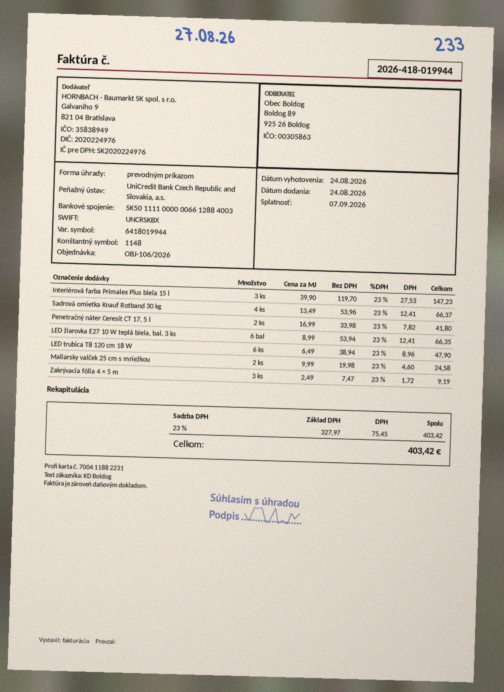
#> input picture testdata/ocr/samples/heldout-07-hornbach-kd.scan.jpg, 1007 x 1383 px (shown at 1/2 size)
$ python -i normalise.py   (imports and definitions only)
#> lines starting #> are read from the running program, lines starting #| are printed output that depends on the picture; after the words box and inside, x2 and y2 are one past the last pixel; in counts of white or black regions, pixels touching at a corner belong together
#> further down, picture is the input picture: PIL image 1007x1383 RGB; mean R, G, B 208.3, 200.6, 187.3
"""Preparing a page for OCR (plan §8.2 step 1, §8.1 conclusion 1): grayscale, upscaled to
about 300 dpi (Tesseract needs it: the four anchor photos are about 90 dpi), autocontrast, and
straightened by the angle of its text lines, its dark bars inverted (white text on dark is
lost to Tesseract). The result is the page the check step shows, so the words' boxes are in
its pixels. A page whose words come from a text layer is only made grayscale and contrasted.

The angle comes from the projection profile: on a small binarised copy, the turn under which
the rows of ink are sharpest (their sums vary most) is the text's angle; it is looked for
within ±5° in quarter degrees, then refined to a twentieth of a degree.
"""

from collections import deque
from dataclasses import dataclass

import numpy as np
import numpy.typing as npt
from PIL import Image, ImageOps

TARGET_DPI = 300
UPSCALE_BELOW = 250
"""Pages under this resolution are upscaled to `TARGET_DPI`."""
MAX_SIDE = 5000
"""A page is never made larger than this on its longer side."""
MAX_ANGLE = 5.0
_PROFILE_WIDTH = 900


@dataclass(frozen=True, slots=True)
class Normalised:
    image: Image.Image
    dpi: int
    scale: float
    """How much the page was enlarged."""
    angle: float
    """Degrees it was turned (counter-clockwise) to straighten its lines."""


def _sharpness(ink: npt.NDArray[np.bool_]) -> float:
    rows = ink.sum(axis=1, dtype=np.float64)
    return float(np.var(np.diff(rows)))


def skew_angle(image: Image.Image) -> float:
    """The angle (degrees, counter-clockwise) that straightens the page's text lines."""
    gray = image.convert("L")
    factor = _PROFILE_WIDTH / gray.width
    small = gray.resize(
        (_PROFILE_WIDTH, max(1, round(gray.height * factor))), Image.Resampling.BILINEAR
    )
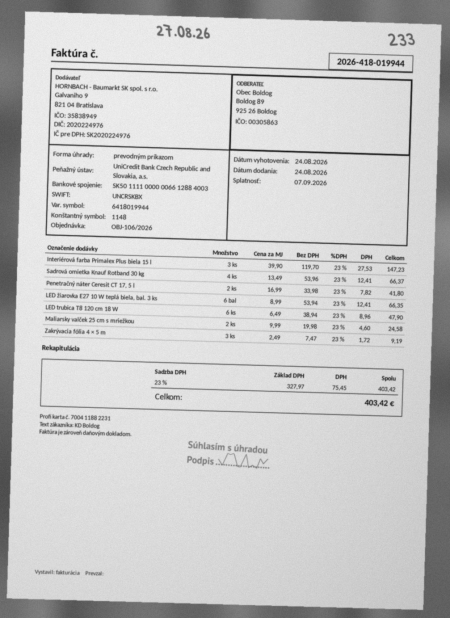
#> small: PIL image 900x1236 L (shown at 1/2 size); min 14, max 246, mean 201.4
    pixels = np.asarray(small, dtype=np.uint8)
    threshold = min(200, int(pixels.mean() - pixels.std()))
#> threshold = 157
    binary = Image.fromarray(((pixels < threshold) * 255).astype(np.uint8), "L")
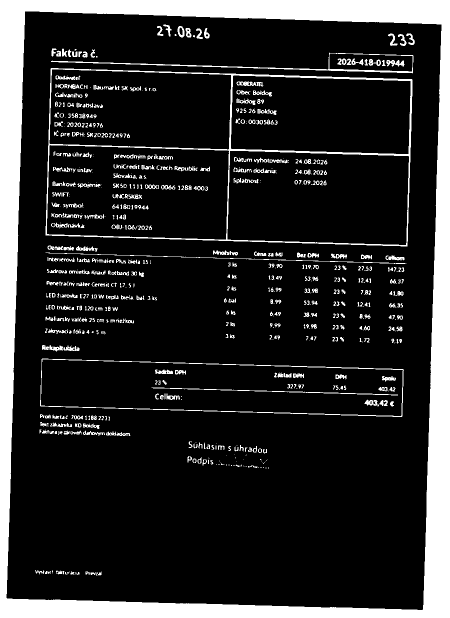
#> binary: PIL image 900x1236 L (shown at 1/2 size); 16.5% white; 736 white regions (212 under 20 px), largest, box (x1, y1, x2, y2) and area: (0, 0, 900, 1236) 134929, (91, 136, 825, 493) 9878, (80, 717, 808, 834) 2996

    def score(angle: float) -> float:
#> called with angle = -5
        turned = binary.rotate(angle, resample=Image.Resampling.NEAREST, fillcolor=0)
#> turned: PIL image 900x1236 L; 13.3% white; 705 white regions (206 under 20 px), largest, box (x1, y1, x2, y2) and area: (794, 356, 900, 1236) 31176, (0, 0, 102, 857) 28397, (189, 0, 900, 85) 22485
        return _sharpness(np.asarray(turned) > 0)
#> in _sharpness, `rows = ink.sum(axis=1, dtype=np.float64)`: rows = 1236 values, max 451 at index 35, min 41 at index 864, mean 119.3

    coarse = [a / 4 for a in range(int(-MAX_ANGLE * 4), int(MAX_ANGLE * 4) + 1)]
    best = max(coarse, key=score)
#> in score (call 36), `turned = binary.rotate(angle, resample=Image.Resampling.NEAREST, fillc..`:
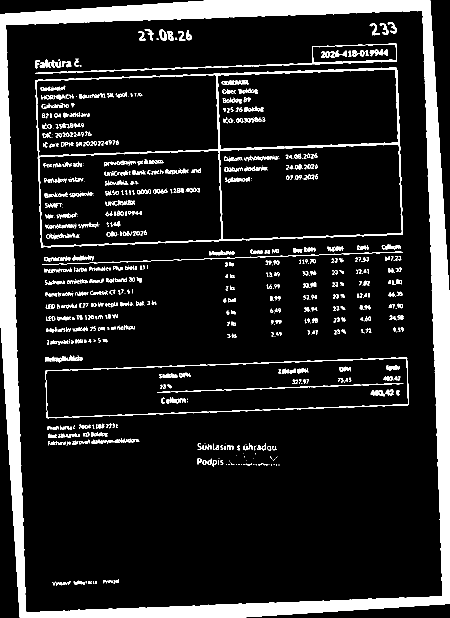
#> turned: PIL image 900x1236 L (shown at 1/2 size); 13.3% white; 712 white regions (204 under 20 px), largest, box (x1, y1, x2, y2) and area: (0, 0, 900, 1236) 98965, (70, 135, 806, 495) 9885, (90, 714, 818, 837) 2998
#> in score (call 37), `turned = binary.rotate(angle, resample=Image.Resampling.NEAREST, fillc..`:
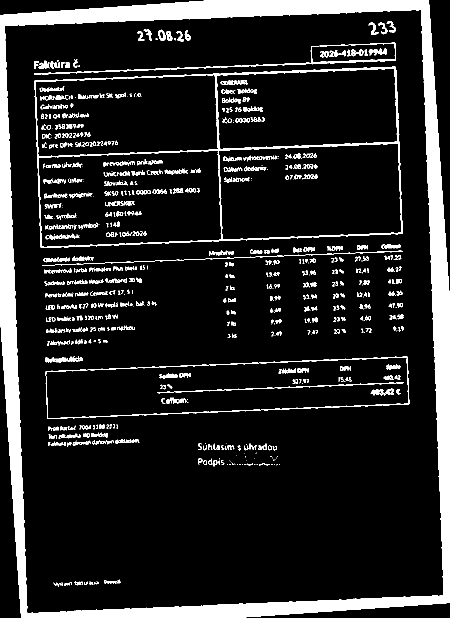
#> turned: PIL image 900x1236 L (shown at 1/2 size); 13.1% white; 720 white regions (211 under 20 px), largest, box (x1, y1, x2, y2) and area: (0, 0, 900, 1236) 96716, (68, 133, 806, 496) 9885, (91, 713, 819, 838) 3002
#> in score (call 38), `turned = binary.rotate(angle, resample=Image.Resampling.NEAREST, fillc..`:
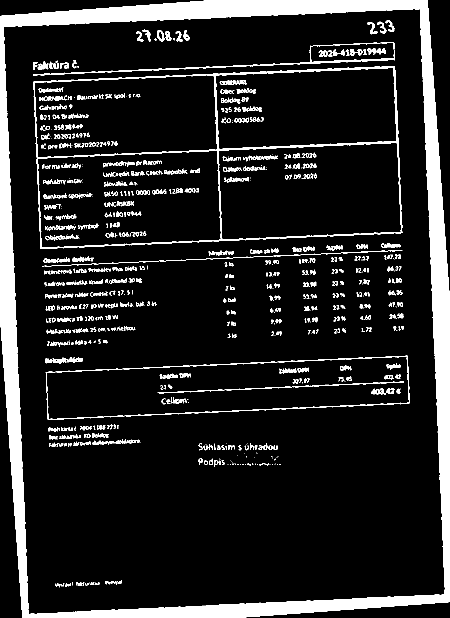
#> turned: PIL image 900x1236 L (shown at 1/2 size); 12.9% white; 709 white regions (201 under 20 px), largest, box (x1, y1, x2, y2) and area: (0, 0, 900, 1236) 94520, (66, 132, 805, 498) 9880, (91, 711, 820, 840) 3004
#> in score (call 39), `turned = binary.rotate(angle, resample=Image.Resampling.NEAREST, fillc..`:
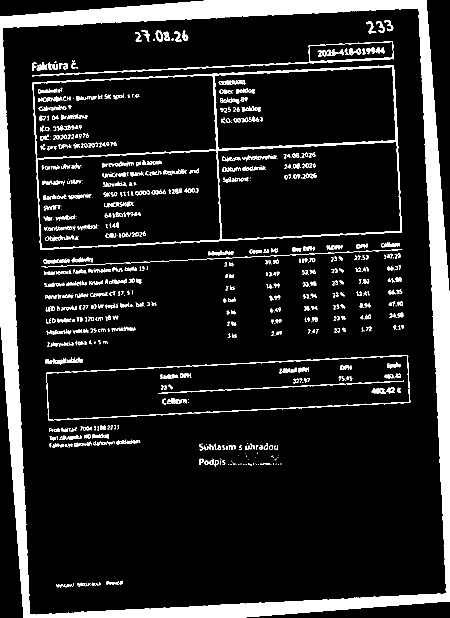
#> turned: PIL image 900x1236 L (shown at 1/2 size); 12.7% white; 708 white regions (205 under 20 px), largest, box (x1, y1, x2, y2) and area: (0, 0, 900, 1236) 92323, (64, 130, 804, 500) 9900, (92, 710, 821, 841) 2996
#> in score (call 40), `turned = binary.rotate(angle, resample=Image.Resampling.NEAREST, fillc..`:
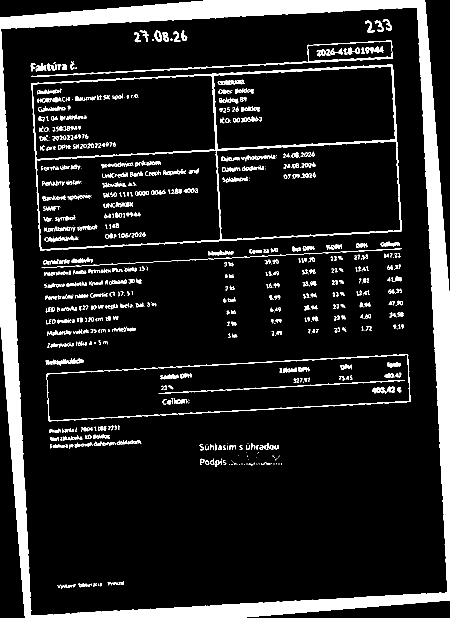
#> turned: PIL image 900x1236 L (shown at 1/2 size); 12.5% white; 714 white regions (207 under 20 px), largest, box (x1, y1, x2, y2) and area: (0, 0, 900, 1236) 90117, (62, 129, 804, 501) 9869, (93, 708, 822, 843) 2999
#> best = 1.75
    fine = [best + a / 20 for a in range(-5, 6)]
#> fine = [1.5, 1.55, 1.6, 1.65, 1.7, 1.75, 1.8, 1.85, 1.9, 1.95, 2]
    angle: float = max(fine, key=score)
#> angle = 1.7
    return round(angle, 2)


# [24 lines left out: function normalise, not called in this run]


# Dark bars ----------------------------------------------------------------------------------

BAR_BLOCK = 8
BAR_DARK = 110


# [43 lines left out: function invert_bars, not called in this run]

>>> from PIL import Image
>>> picture = Image.open('../../../testdata/ocr/samples/heldout-07-hornbach-kd.scan.jpg')
>>> result = skew_angle(picture)
#> result = 1.7

$ run again, on testdata/ocr/samples/heldout-10-bvs-water-ocu-noise.scan.jpg
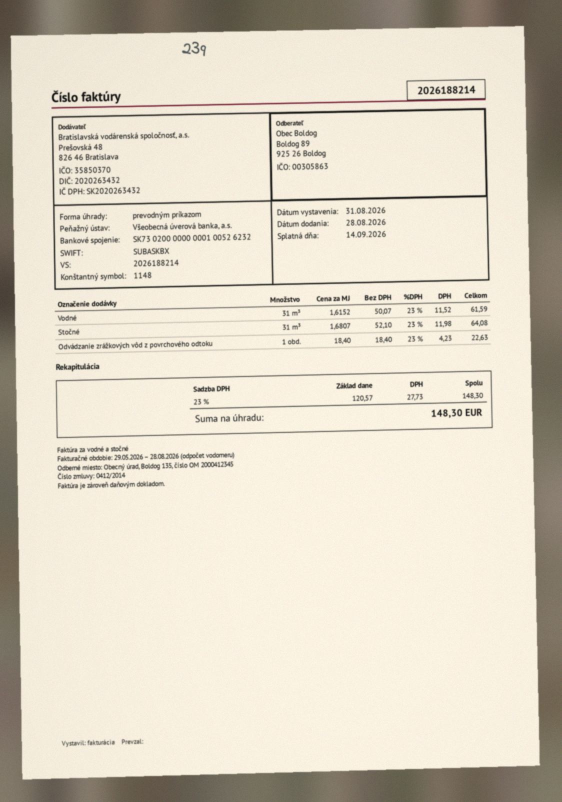
#> input picture testdata/ocr/samples/heldout-10-bvs-water-ocu-noise.scan.jpg, 1123 x 1604 px (shown at 1/2 size)
#> picture is the input picture: PIL image 1123x1604 RGB; mean R, G, B 220.6, 213, 196.2
#> threshold = 161
#> in skew_angle, `binary = Image.fromarray(((pixels < threshold) * 255).astype(np.uint8)..`:
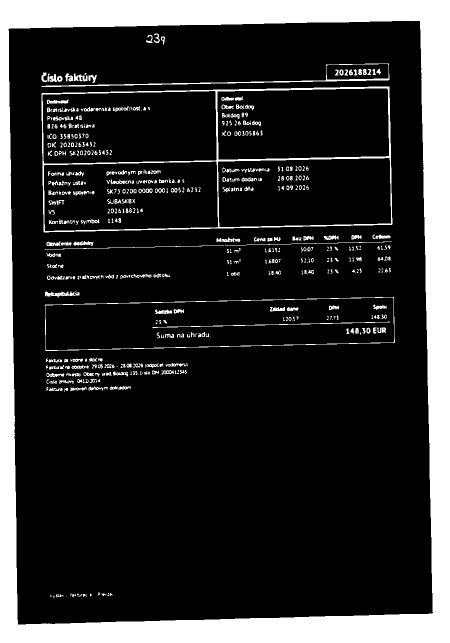
#> binary: PIL image 900x1285 L (shown at 1/2 size); 18.2% white; 533 white regions (136 under 20 px), largest, box (x1, y1, x2, y2) and area: (0, 0, 900, 1285) 173663, (83, 173, 785, 465) 9104, (89, 594, 790, 702) 2273
#> turned: PIL image 900x1285 L; 14.1% white; 513 white regions (132 under 20 px), largest, box (x1, y1, x2, y2) and area: (0, 0, 900, 1285) 125889, (104, 156, 819, 480) 9113, (87, 578, 791, 715) 2274
#> rows = 1285 values, max 695 at index 1261, min 27 at index 81, mean 126.6
#> turned: PIL image 900x1285 L; 14.2% white; 517 white regions (132 under 20 px), largest, box (x1, y1, x2, y2) and area: (0, 0, 900, 1285) 127773, (103, 157, 817, 478) 9108, (87, 579, 791, 714) 2275
#> turned: PIL image 900x1285 L; 14.4% white; 524 white regions (141 under 20 px), largest, box (x1, y1, x2, y2) and area: (0, 0, 900, 1285) 129682, (102, 159, 815, 477) 9111, (87, 581, 791, 712) 2271
#> turned: PIL image 900x1285 L; 14.6% white; 516 white regions (127 under 20 px), largest, box (x1, y1, x2, y2) and area: (0, 0, 900, 1285) 131669, (101, 160, 813, 475) 9110, (88, 582, 791, 711) 2275
#> turned: PIL image 900x1285 L; 14.7% white; 519 white regions (128 under 20 px), largest, box (x1, y1, x2, y2) and area: (0, 0, 900, 1285) 133718, (100, 162, 811, 474) 9109, (88, 584, 791, 710) 2274
#> turned: PIL image 900x1285 L; 14.9% white; 517 white regions (130 under 20 px), largest, box (x1, y1, x2, y2) and area: (0, 0, 900, 1285) 135887, (99, 163, 809, 472) 9112, (88, 586, 790, 708) 2267
#> turned: PIL image 900x1285 L; 15.1% white; 525 white regions (133 under 20 px), largest, box (x1, y1, x2, y2) and area: (0, 0, 900, 1285) 138152, (99, 165, 807, 471) 9095, (88, 587, 790, 707) 2270
#> turned: PIL image 900x1285 L; 15.3% white; 521 white regions (132 under 20 px), largest, box (x1, y1, x2, y2) and area: (0, 0, 900, 1285) 140587, (98, 166, 805, 469) 9113, (88, 589, 790, 705) 2279
#> turned: PIL image 900x1285 L; 15.5% white; 529 white regions (135 under 20 px), largest, box (x1, y1, x2, y2) and area: (0, 0, 900, 1285) 142961, (97, 167, 803, 468) 9114, (88, 590, 790, 704) 2274
#> turned: PIL image 900x1285 L; 15.8% white; 510 white regions (130 under 20 px), largest, box (x1, y1, x2, y2) and area: (0, 0, 900, 1285) 145431, (96, 169, 801, 466) 9110, (89, 592, 790, 702) 2279
#> turned: PIL image 900x1285 L; 16% white; 526 white regions (135 under 20 px), largest, box (x1, y1, x2, y2) and area: (0, 0, 900, 1285) 147905, (95, 170, 799, 465) 9111, (89, 593, 790, 701) 2274
#> turned: PIL image 900x1285 L; 16.2% white; 525 white regions (132 under 20 px), largest, box (x1, y1, x2, y2) and area: (0, 0, 900, 1285) 150365, (94, 172, 797, 463) 9111, (89, 595, 790, 699) 2274
#> turned: PIL image 900x1285 L; 16.4% white; 523 white regions (135 under 20 px), largest, box (x1, y1, x2, y2) and area: (0, 0, 900, 1285) 152888, (93, 174, 795, 462) 9095, (89, 596, 789, 698) 2274
#> turned: PIL image 900x1285 L; 16.6% white; 528 white regions (132 under 20 px), largest, box (x1, y1, x2, y2) and area: (0, 0, 900, 1285) 155398, (93, 175, 793, 460) 9111, (89, 598, 789, 696) 2270
#> turned: PIL image 900x1285 L; 16.8% white; 532 white regions (135 under 20 px), largest, box (x1, y1, x2, y2) and area: (0, 0, 900, 1285) 157961, (92, 177, 792, 459) 9107, (89, 600, 789, 695) 2274
#> turned: PIL image 900x1285 L; 17.1% white; 527 white regions (134 under 20 px), largest, box (x1, y1, x2, y2) and area: (0, 0, 900, 1285) 160506, (91, 178, 790, 458) 9106, (89, 601, 789, 695) 2273
#> turned: PIL image 900x1285 L; 17.3% white; 526 white regions (131 under 20 px), largest, box (x1, y1, x2, y2) and area: (0, 0, 900, 1285) 163090, (90, 178, 789, 459) 9106, (90, 599, 789, 696) 2273
#> turned: PIL image 900x1285 L; 17.5% white; 531 white regions (136 under 20 px), largest, box (x1, y1, x2, y2) and area: (0, 0, 900, 1285) 165713, (88, 177, 788, 460) 9103, (89, 598, 790, 698) 2274
#> turned: PIL image 900x1285 L; 17.7% white; 532 white regions (136 under 20 px), largest, box (x1, y1, x2, y2) and area: (0, 0, 900, 1285) 168364, (87, 176, 787, 462) 9104, (89, 597, 790, 699) 2273
#> turned: PIL image 900x1285 L; 18% white; 533 white regions (136 under 20 px), largest, box (x1, y1, x2, y2) and area: (0, 0, 900, 1285) 170994, (85, 174, 786, 463) 9104, (89, 595, 790, 701) 2273
#> turned: PIL image 900x1285 L; 18% white; 533 white regions (136 under 20 px), largest, box (x1, y1, x2, y2) and area: (0, 0, 900, 1285) 170995, (81, 172, 784, 467) 9104, (89, 593, 790, 704) 2273
#> turned: PIL image 900x1285 L; 17.7% white; 533 white regions (136 under 20 px), largest, box (x1, y1, x2, y2) and area: (0, 0, 900, 1285) 168363, (79, 170, 783, 468) 9104, (89, 591, 790, 705) 2273
#> turned: PIL image 900x1285 L; 17.5% white; 533 white regions (135 under 20 px), largest, box (x1, y1, x2, y2) and area: (0, 0, 900, 1285) 165715, (77, 169, 782, 470) 9104, (89, 590, 791, 707) 2274
#> turned: PIL image 900x1285 L; 17.3% white; 533 white regions (139 under 20 px), largest, box (x1, y1, x2, y2) and area: (0, 0, 900, 1285) 163096, (75, 167, 782, 471) 9105, (89, 588, 791, 708) 2273
#> turned: PIL image 900x1285 L; 17.1% white; 529 white regions (135 under 20 px), largest, box (x1, y1, x2, y2) and area: (0, 0, 900, 1285) 160510, (73, 166, 781, 473) 9105, (88, 587, 791, 710) 2273
#> turned: PIL image 900x1285 L; 16.8% white; 528 white regions (133 under 20 px), largest, box (x1, y1, x2, y2) and area: (0, 0, 900, 1285) 157959, (71, 165, 780, 475) 9102, (88, 585, 791, 711) 2272
#> turned: PIL image 900x1285 L; 16.6% white; 529 white regions (136 under 20 px), largest, box (x1, y1, x2, y2) and area: (0, 0, 900, 1285) 155410, (69, 163, 779, 476) 9108, (88, 584, 791, 713) 2272
#> turned: PIL image 900x1285 L; 16.4% white; 527 white regions (134 under 20 px), largest, box (x1, y1, x2, y2) and area: (0, 0, 900, 1285) 152947, (67, 162, 778, 478) 9104, (88, 582, 791, 714) 2274
#> turned: PIL image 900x1285 L; 16.2% white; 523 white regions (134 under 20 px), largest, box (x1, y1, x2, y2) and area: (0, 0, 900, 1285) 150641, (65, 160, 777, 479) 9103, (88, 581, 791, 716) 2274
#> turned: PIL image 900x1285 L; 16% white; 522 white regions (132 under 20 px), largest, box (x1, y1, x2, y2) and area: (0, 0, 900, 1285) 148434, (63, 159, 776, 481) 9103, (88, 579, 792, 718) 2274
#> turned: PIL image 900x1285 L; 15.8% white; 526 white regions (132 under 20 px), largest, box (x1, y1, x2, y2) and area: (0, 0, 900, 1285) 146304, (62, 158, 775, 483) 9101, (88, 578, 792, 719) 2274
#> turned: PIL image 900x1285 L; 15.7% white; 527 white regions (140 under 20 px), largest, box (x1, y1, x2, y2) and area: (0, 0, 900, 1285) 144210, (60, 156, 774, 484) 9101, (88, 576, 792, 721) 2271
#> turned: PIL image 900x1285 L; 15.5% white; 524 white regions (129 under 20 px), largest, box (x1, y1, x2, y2) and area: (0, 0, 900, 1285) 142219, (58, 155, 773, 486) 9108, (88, 575, 792, 722) 2271
#> turned: PIL image 900x1285 L; 15.3% white; 526 white regions (137 under 20 px), largest, box (x1, y1, x2, y2) and area: (0, 0, 900, 1194) 82318, (0, 320, 900, 1285) 57915, (56, 154, 773, 487) 9096
#> turned: PIL image 900x1285 L; 15.1% white; 526 white regions (131 under 20 px), largest, box (x1, y1, x2, y2) and area: (0, 0, 900, 1158) 81170, (0, 344, 900, 1285) 57174, (54, 152, 772, 489) 9118
#> turned: PIL image 900x1285 L; 15% white; 522 white regions (132 under 20 px), largest, box (x1, y1, x2, y2) and area: (0, 0, 900, 1136) 80081, (0, 350, 900, 1285) 56480, (52, 151, 771, 491) 9108
#> turned: PIL image 900x1285 L; 14.8% white; 523 white regions (132 under 20 px), largest, box (x1, y1, x2, y2) and area: (0, 0, 900, 1115) 79078, (0, 383, 900, 1285) 55783, (50, 150, 770, 492) 9104
#> turned: PIL image 900x1285 L; 14.7% white; 519 white regions (136 under 20 px), largest, box (x1, y1, x2, y2) and area: (0, 0, 900, 1090) 78099, (0, 398, 900, 1285) 55126, (48, 149, 769, 494) 9101
#> in score (call 40), `turned = binary.rotate(angle, resample=Image.Resampling.NEAREST, fillc..`:
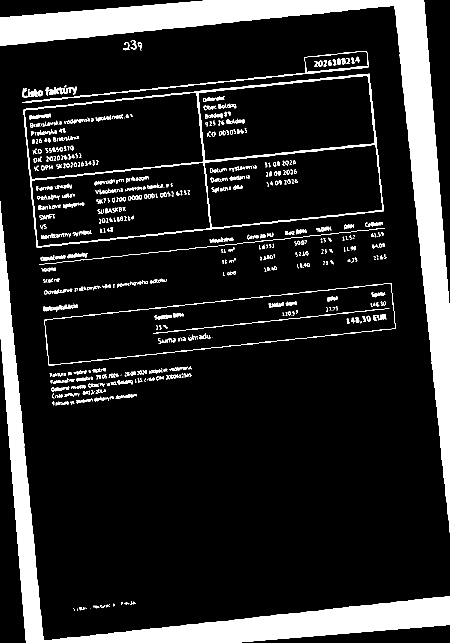
#> turned: PIL image 900x1285 L (shown at 1/2 size); 14.6% white; 518 white regions (129 under 20 px), largest, box (x1, y1, x2, y2) and area: (0, 0, 900, 1065) 77198, (0, 402, 900, 1285) 54510, (47, 147, 768, 496) 9101
#> best = -1.25
#> fine = [-1.5, -1.45, -1.4, -1.35, -1.3, -1.25, -1.2, -1.15, -1.1, -1.05, -1]
#> angle = -1.25
